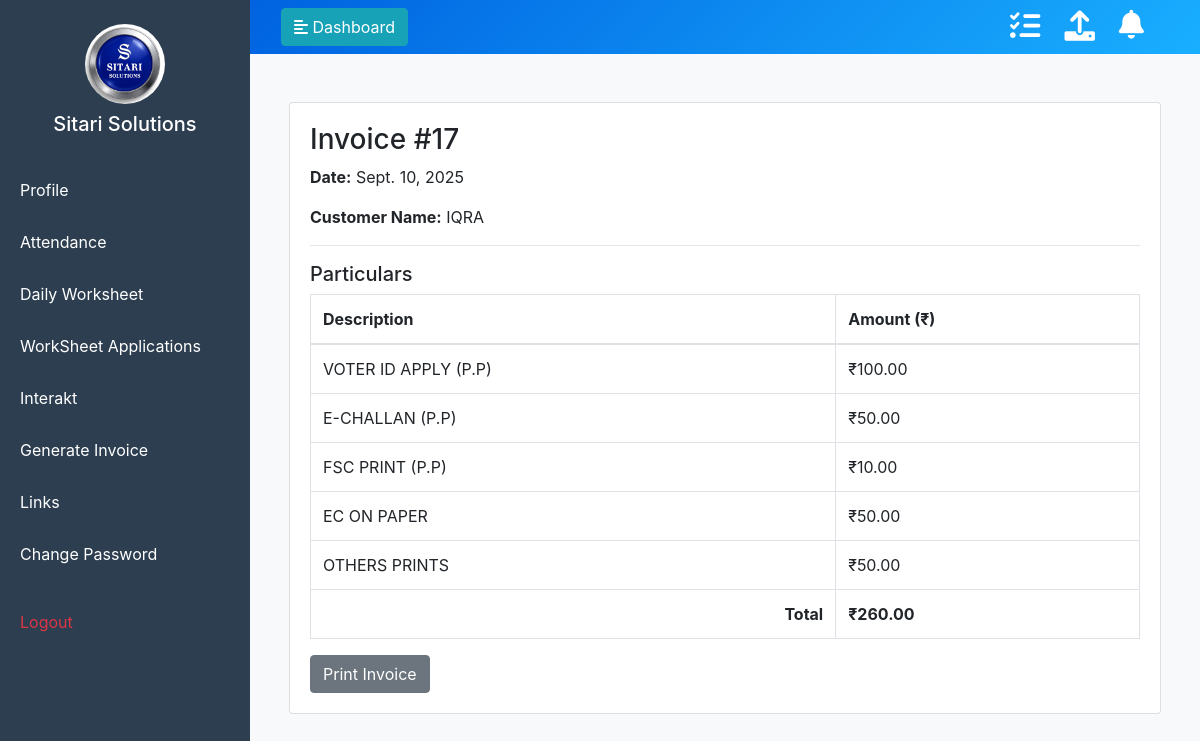
The page /invoice/17/ on the database its author committed.
### management/models.py (models this page shows)
class Invoice(models.Model):
    invoice_id = models.AutoField(primary_key=True)
    date = models.DateField(default=timezone.now)
    customer_name = models.CharField(max_length=255)

class Particular(models.Model):
    invoice = models.ForeignKey(Invoice, related_name='particulars', on_delete=models.CASCADE)
    description = models.CharField(max_length=255)
    amount = models.DecimalField(max_digits=10, decimal_places=2)

### management/views.py (the view)
# urls.py: path('invoice/<int:pk>/', views.invoice_detail, name='invoice_detail'),
def invoice_detail(request, pk):
    invoice = get_object_or_404(Invoice, pk=pk)
    particulars = invoice.particulars.all()
    total = sum([p.amount for p in particulars])
    return render(request, 'invoice_detail.html', {
        'invoice': invoice,
        'particulars': particulars,
        'total': total,
    })

### management/context_processors.py (called while the page is built)
def notifications_context(request):
    if request.session.get('employee_id'):
        employee_id = request.session.get('employee_id')
        count = UserNotificationStatus.objects.filter(employee_id=employee_id, is_read=False).count()
        return {'unread_notification_count': count}
    return {'unread_notification_count': 0}

### management/ip_restriction.py (called while the page is built)
def get_client_ip(request):
    x_forwarded_for = request.META.get('HTTP_X_FORWARDED_FOR')
    if x_forwarded_for:
        ip = x_forwarded_for.split(',')[0].strip()
    else:
        ip = request.META.get('REMOTE_ADDR')
    return ip

    def __call__(self, request):
        ip = get_client_ip(request)
        if not self.is_ip_allowed(ip):
            logger.warning(f"Access denied for IP: {ip}")
            return HttpResponseForbidden("Access denied.")
        response = self.get_response(request)
        return response

### management/models.py (called while the page is built)
    def __str__(self):
        return self.name

### management/templatetags/upload_tags.py (called while the page is built)
@register.simple_tag
def get_upload_form():
    return EmployeeUploadForm()

### management/templates/invoice_detail.html
{% extends "masteremployee.html" %}
{% block content %}
<main class="container py-4">
    <div class="card">
        <div class="card-body">
            <h3>Invoice #{{ invoice.invoice_id }}</h3>
            <p><strong>Date:</strong> {{ invoice.date }}</p>
            <p><strong>Customer Name:</strong> {{ invoice.customer_name }}</p>
            <hr>
            <h5>Particulars</h5>
            <table class="table table-bordered">
                <thead>
                    <tr>
                        <th>Description</th>
                        <th>Amount (₹)</th>
                    </tr>
                </thead>
                <tbody>
                    {% for item in particulars %}
                    <tr>
                        <td>{{ item.description }}</td>
                        <td>₹{{ item.amount }}</td>
                    </tr>
                    {% endfor %}
                    <tr>
                        <th class="text-right">Total</th>
                        <th>₹{{ total }}</th>
                    </tr>
                </tbody>
            </table>
            <button onclick="window.print();" class="btn btn-secondary">Print Invoice</button>
        </div>
    </div>
</main>
{% endblock %}

### management/templates/masteremployee.html (style rules this page uses)
body { background-color: #f8f9fa; overflow: hidden; }

### rows shown on the page
Invoice: invoice_id "17", date "Sept. 10, 2025", customer_name "IQRA"
Particular: description "VOTER ID APPLY (P.P)", amount "100.00"
Particular: description "E-CHALLAN (P.P)", amount "50.00"
Particular: description "FSC PRINT (P.P)", amount "10.00"
Particular: description "EC ON PAPER", amount "50.00"
Particular: description "OTHERS PRINTS", amount "50.00"

### other values the page prints
{{ total }} "260.00"
